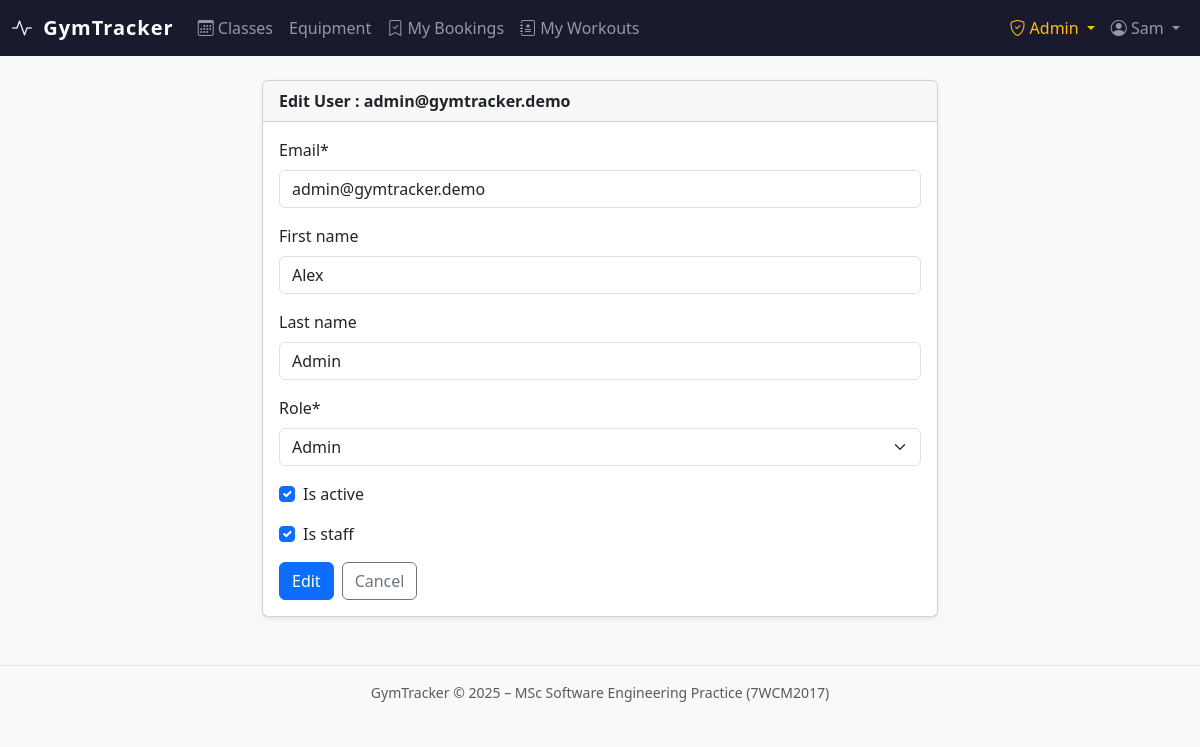
/accounts/admin/users/37/edit/ (signed in), run on the app's committed database.
### accounts/models.py (models this page shows, shortened)
class User(AbstractBaseUser, PermissionsMixin):
    class Role(models.TextChoices):
        MEMBER = 'MEMBER', 'Member'
        ADMIN = 'ADMIN', 'Admin'
    email = models.EmailField(unique=True)
    first_name = models.CharField(max_length=150, blank=True)
    last_name = models.CharField(max_length=150, blank=True)
    role = models.CharField(max_length=10, choices=Role.choices, default=Role.MEMBER)
    is_active = models.BooleanField(default=True)
    is_staff = models.BooleanField(default=False)
    date_joined = models.DateTimeField(default=timezone.now)
    USERNAME_FIELD = 'email'
    REQUIRED_FIELDS = []
    objects = UserManager()
    class Meta:
        verbose_name = 'user'
        verbose_name_plural = 'users'
    @property
    def is_admin_role(self):
        return self.role == self.Role.ADMIN or self.is_staff or self.is_superuser

### accounts/views.py (the view)
# urls.py: path('admin/users/<int:pk>/edit/', views.admin_user_edit, name='admin_user_edit'),
@admin_required
def admin_user_edit(request, pk):
    user = get_object_or_404(User, pk=pk)
    form = AdminUserEditForm(request.POST or None, instance=user)
    if form.is_valid():
        form.save()
        messages.success(request, f"User {user.email} updated.")
        return redirect('accounts:admin_user_list')
    return render(request, 'accounts/admin/user_form.html', {'form': form, 'action': 'Edit', 'target_user': user})

### accounts/forms.py (shortened to what this page needs)
class AdminUserEditForm(forms.ModelForm):
    class Meta:
        model  = User
        fields = ('email', 'first_name', 'last_name', 'role', 'is_active', 'is_staff')
        widgets = {
            'email':      forms.EmailInput(attrs={'class': 'form-control'}),
            'first_name': _text('First name', maxlength=150),
            'last_name':  _text('Last name',  maxlength=150),
        }

### accounts/templates/accounts/admin/user_form.html (shortened to what this page needs)
{% extends "base.html" %}
{% load crispy_forms_tags %}
{% block content %}
<div class="row justify-content-center">
  <div class="col-md-7">
    <div class="card shadow-sm">
      <div class="card-header">
        <strong>{{ action }} User {% if target_user %}: {{ target_user.email }}{% endif %}</strong>
      </div>
      <div class="card-body">
        <form method="post" novalidate>
          {{ form|crispy }}
          <div class="d-flex gap-2 mt-3">
            <button type="submit" class="btn btn-primary">{{ action }}</button>
            <a href="{% url 'accounts:admin_user_list' %}" class="btn btn-outline-secondary">Cancel</a>
          </div>
        </form>
      </div>
    </div>
  </div>
</div>
{% endblock %}

### templates/base.html (shortened to what this page needs)
<!DOCTYPE html>
<html lang="en">
<head>
  <link rel="stylesheet" href="https://cdn.jsdelivr.net/npm/bootstrap@5.3.2/dist/css/bootstrap.min.css">
  <link rel="stylesheet" href="https://cdn.jsdelivr.net/npm/bootstrap-icons@1.11.3/font/bootstrap-icons.min.css">
</head>
<body>
<nav class="navbar navbar-expand-lg navbar-dark">
  <div class="container-fluid">
    <a class="navbar-brand text-white" href="{% url 'gym:dashboard' %}">
      <i class="bi bi-activity me-1"></i> GymTracker
    </a>
    <div class="collapse navbar-collapse" id="mainNav">
      <ul class="navbar-nav me-auto">
        {% if user.is_authenticated %}
        <li class="nav-item">
          <a class="nav-link {% block nav_classes_active %}{% endblock %}" href="{% url 'gym:class_list' %}">
            <i class="bi bi-calendar3"></i> Classes
          </a>
        </li>
        <li class="nav-item">
          <a class="nav-link {% block nav_equip_active %}{% endblock %}" href="{% url 'gym:equipment_list' %}">
             Equipment
          </a>
        </li>
        <li class="nav-item">
          <a class="nav-link {% block nav_bookings_active %}{% endblock %}" href="{% url 'bookings:my_bookings' %}">
            <i class="bi bi-bookmark-check"></i> My Bookings
          </a>
        </li>
        <li class="nav-item">
          <a class="nav-link {% block nav_tracker_active %}{% endblock %}" href="{% url 'tracker:session_list' %}">
            <i class="bi bi-journal-medical"></i> My Workouts
          </a>
        </li>
        {% endif %}
      </ul>
      <ul class="navbar-nav ms-auto">
        {% if user.is_authenticated %}
          {% if user.is_admin_role %}
          <li class="nav-item dropdown">
            <a class="nav-link dropdown-toggle text-warning" href="#" data-bs-toggle="dropdown">
              <i class="bi bi-shield-check"></i> Admin
            </a>
          </li>
          {% endif %}
          <li class="nav-item dropdown">
            <a class="nav-link dropdown-toggle" href="#" data-bs-toggle="dropdown">
              <i class="bi bi-person-circle"></i> {{ user.first_name|default:user.email }}
            </a>
          </li>
        {% else %}
          <li class="nav-item"><a class="nav-link" href="{% url 'accounts:login' %}">Log in</a></li>
          <li class="nav-item"><a class="nav-link btn btn-outline-light btn-sm px-3 ms-2" href="{% url 'accounts:register' %}">Register</a></li>
        {% endif %}
      </ul>
    </div>
  </div>
</nav>
<main class="container-fluid py-4">
  {% block content %}{% endblock %}
</main>
<footer class="text-center text-muted py-3 border-top mt-4 small">
  GymTracker &copy; 2025 – MSc Software Engineering Practice (7WCM2017)
</footer>
</body>
</html>

### templates/base.html (style rules this page uses)
:root { --gt-primary: #0d6efd; --gt-dark: #1a1a2e; }
body { background: #f8f9fa; }
.navbar { background: var(--gt-dark) !important; }
.navbar-brand { font-weight: 700; letter-spacing: 0.05em; }

### data on the page
User: first_name "Sam"
User: email "admin@gymtracker.demo", first_name "Alex", last_name "Admin", role "Admin", is_active "☑", is_staff "☑"

### other printed values
{{ action }} "Edit"
